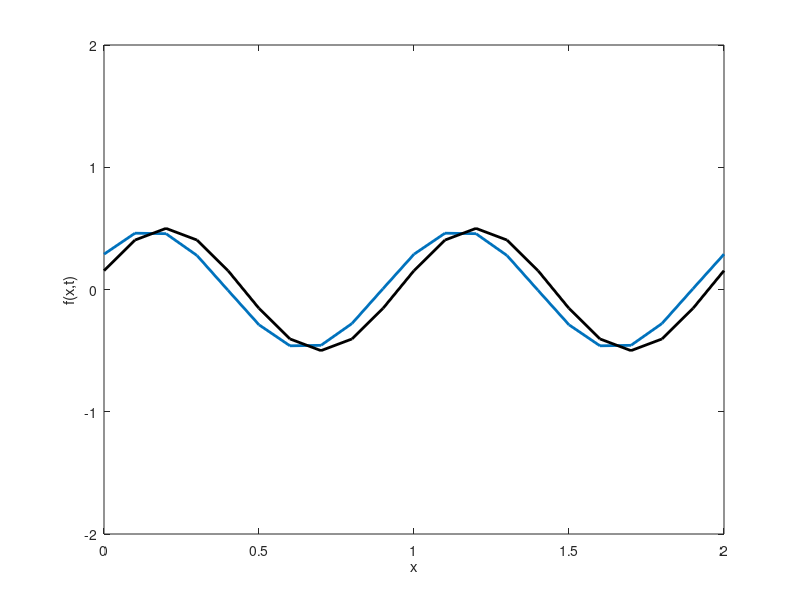

Recreate this plot in MATLAB.
% one-dimensional advection by the various schemes
clear;clc;
n=21; length=2.0; h=length/(n-1); dt=0.05; U=1.0; nstep=1.0/dt; 
x=zeros(n,1); f=zeros(n,1); y=zeros(n,1); ex=zeros(n,1); time=0.0;
for i=1:n
    f(i)=0.5*sin(2*pi*h*(i-1)); 
    x(i)=h*(i-1); 
end        % initial conditions

 for m=1:nstep
	for i=1:n
        ex(i)= 0.5*sin(2*pi*(h*(i-1)-U*time)); 
    end     % exact solution
	hold off; plot(x,f,'linewidt',2); axis([0 2 -2 2]);    % plot solution
	hold on; plot(x,ex,'k','linewidt',2);           % plot exaction solution
 	xlabel('x'); ylabel('f(x,t)');
	xlabel('x'); ylabel('f(x,t)'); 
    pause(0.05); % if you want to watch only final result, 
                 % then change this command to comment
    minusy=y;             
    y=f;
    % Refer to next three schemes
    
    % FTCS
% 	for i=2:n-1
% 		f(i)=y(i)-0.5*(U*dt/h)*(y(i+1)-y(i-1)); % advect by centered differences
%     end
% 	f(n)=y(n)-0.5 *(U*dt/h)*(y(2)-y(n-1));   % do endpoints for periodic b.c.
% 	f(1)=f(n);
% 
%     Upwind scheme
%     for i=2:n-1
% 		f(i)=y(i)-(U*dt/h)*(y(i)-y(i-1)); % advect by upwind
%     end
% 	f(n)=y(n)-(U*dt/h)*(y(n)-y(n-1));   % do endpoints for periodic b.c.
% 	f(1)=f(n);

    % Generalized Upwind Scheme
% 	for i=2:n-1
% 		f(i)=y(i)-0.5*(U*dt/h)*(y(i+1)-y(i-1))...
%             +abs(U)*dt/2/h*(y(i+1)-2*y(i)+y(i-1)); % advect by generalized upwind
%     end
% 	f(n)=y(n)-0.5 *(U*dt/h)*(y(2)-y(n-1))...
%         +abs(U)*dt/2/h*(y(2)-2*y(n)+y(n-1));       % do endpoints for periodic b.c.
% 	f(1)=f(n);

    %------------ Write down your code ----------------
    
    % (Lax-friedrichs) method
%     for i=2:n-1
% 		f(i)= 0.5* (y(i+1)+y(i-1))-0.5*(U*dt/h)*(y(i+1)-y(i-1));
%     end
% 	f(n)= 0.5*(y(2)+y(n-1))-0.5 *(U*dt/h)*(y(2)-y(n-1));     % do endpoints for periodic b.c.
% 	f(1)=f(n);
    
    %    Leap Frog method
    
    if m==1
        for i=2:n-1
            f(i)=y(i)-(U*dt/h)*(y(i)-y(i-1));
        end
        f(n)=y(n)-(U*dt/h)*(y(n)-y(n-1));
        f(1)=f(n);
    else
    
        for i=2:n-1
            f(i)=minusy(i)-(U*dt/h)*(y(i+1)-y(i-1));
        end
        f(n)=minusy(n)-(U*dt/h)*(y(2)-y(n-1));
        f(1)=f(n);
    
    end
    

    %    Lax-Wendroff's Method
%     for i=2:n-1
% 		f(i)=y(i)-0.5*(U*dt/h)*(y(i+1)-y(i-1)) + 0.5*(U*dt/h)^2*(y(i+1)-2*y(i)+y(i-1));
%     end
% 	f(n)=y(n)-0.5 *(U*dt/h)*(y(2)-y(n-1)) + 0.5*(U*dt/h)^2*(y(2)-2*y(n)+y(n-1));   
% 	f(1)=f(n);


    %    MacComack Method
% 
%     for i=2:n-1
%         a = y(i) -(U*dt/h)*(y(i+1)-y(i));
%         b = y(i-1) - (U*dt/h)*(y(i)-y(i-1));
% 		f(i)= 0.5*(y(i)+a - (U*dt/h)*(a-b));
%     end
%     c = y(n) -(U*dt/h)*(y(2)-y(n));
%     d = y(n-1) - (U*dt/h)*(y(n)-y(n-1));
% 	f(n)= 0.5*( y(n) + c -(U*dt/h)*(c-d) );   
% 	f(1)=f(n);
    
    
    % -------------------------------------------------
    time=time+dt; %% Do not modify
end
